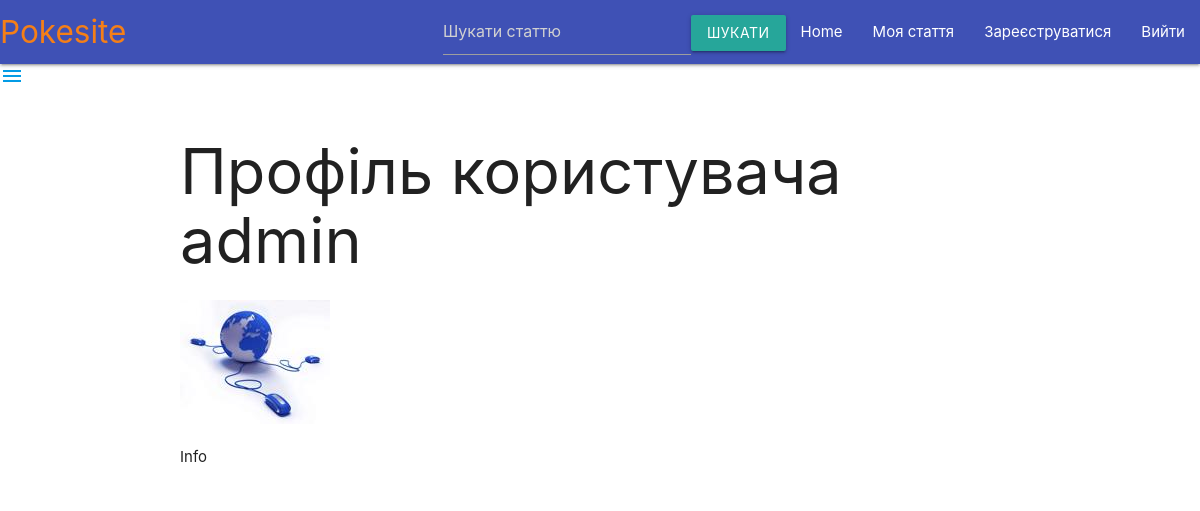
/look_profile/admin (signed in), run on the app's committed database.
### blog/models.py (models this page shows, shortened)
class Profile(models.Model):
    user = models.OneToOneField(User, on_delete=models.CASCADE)
    avatar = models.ImageField(default='blog/static/img/profile/default_avatar.jpg',
                               upload_to='blog/static/img/profiles',
                               verbose_name='Картинка профілю')
    about = models.TextField(max_length=500, verbose_name="Про себе",
                             blank=True)

### blog/views.py (the view)
# urls.py: path('look_profile/<profile>', views.look_profile, name='look_profile'),
def look_profile(request, profile):
    profile = Profile.objects.get(user__username=profile)
    if profile == request.user.profile:
        return redirect(to='user_profile')
    return render(request, "look_profile.html",
                 {'profile': profile,}
                  )

### blog/templates/look_profile.html (shortened to what this page needs)
{% extends 'navbar.html' %}
{% block content %}
    <div class="container">
        <div class="row">
            <h1>Профіль користувача {{profile.user.username}}</h1>
            <img class="center-align responsive-img" src ='/{{profile.avatar}}'>
            <p>{{profile.about}}</p>
        </div>
    </div>
{% endblock %}

### data on the page
Profile: user.username "admin", avatar (picture), about "Info"
